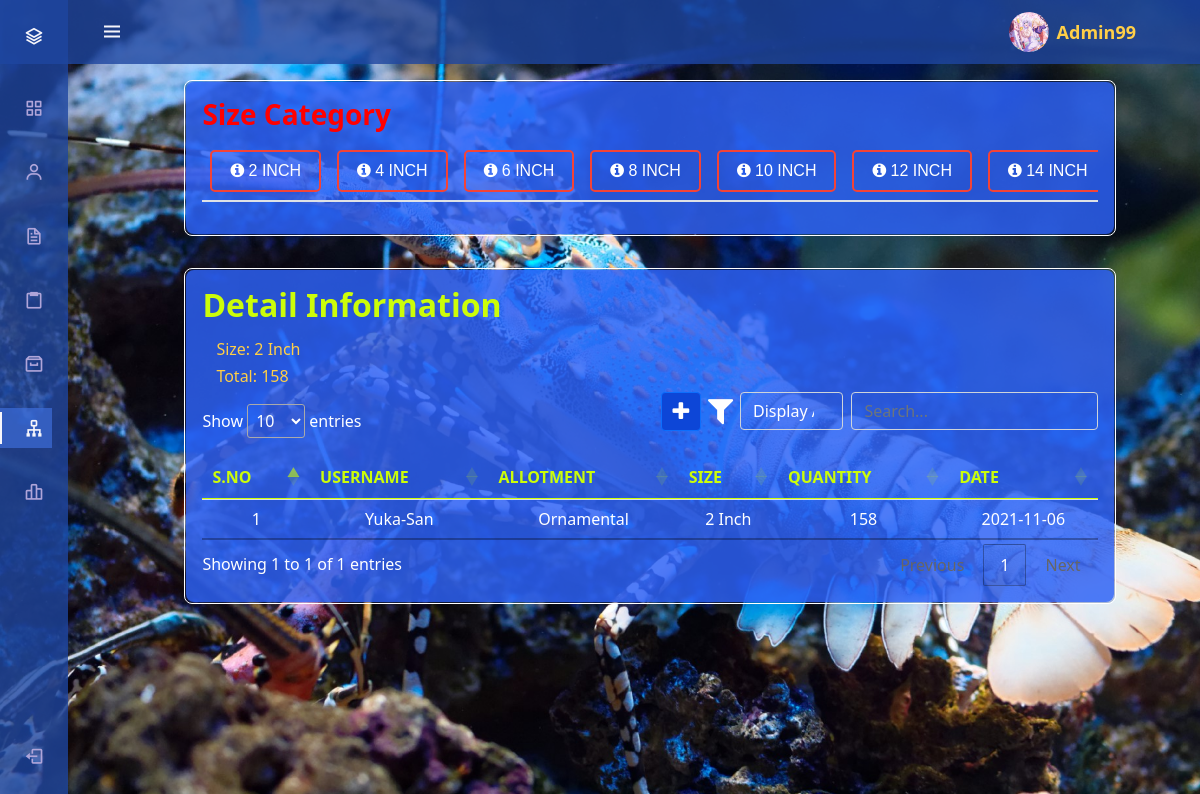
/admin_size_category.php?size_id=1 (signed in), run on the app's committed database.
### tables this page shows
CREATE TABLE `listsize` (
  `size_id` int(11) NOT NULL,
  `sizes` int(12) NOT NULL
);

CREATE TABLE `information` (
  `info_id` int(11) NOT NULL,
  `task_name` varchar(100) NOT NULL,
  `description` int(30) NOT NULL,
  `difficulty` int(30) NOT NULL,
  `date` varchar(50) NOT NULL,
  `user_id` int(10) NOT NULL,
  `nameuser` varchar(50) NOT NULL,
  `size_id` int(11) NOT NULL
);

### admin_size_category.php (the view, shortened to what this page needs)
<?php
$size_id_url = (isset($_GET['size_id']) ? $_GET['size_id'] : '');
$user_id = $_SESSION['user_id'];
$img_prof = $_SESSION['img_prof'];
?>
<head>
    <link rel="stylesheet" href="css/main5.css">
    <link rel="stylesheet" href="css/button3.css">
    <link rel="stylesheet" href="css/sidebar4.css">
    <link rel="stylesheet" href="css/hover.css">
    <link href="//maxcdn.bootstrapcdn.com/font-awesome/4.1.0/css/font-awesome.min.css" rel="stylesheet">
    <link rel="stylesheet" href="https://maxcdn.bootstrapcdn.com/bootstrap/4.0.0/css/bootstrap.min.css">
    <link rel="stylesheet" href="https://cdn.jsdelivr.net/npm/bootstrap@5.0.0-beta1/dist/css/bootstrap.min.css">
    <link rel="stylesheet" href="https://cdn.jsdelivr.net/npm/boxicons@latest/css/boxicons.min.css">
    <link rel="stylesheet" href="https://cdnjs.cloudflare.com/ajax/libs/jquery/3.2.1/jquery.min.js">
    <link rel="stylesheet" type="text/css" href="//cdn.datatables.net/1.11.3/css/jquery.dataTables.min.css">
</head>
<body id="body-pd">
<header class="header" id="header">
        <div class="header_toggle"> <i class='bx bx-menu' id="header-toggle"></i> </div>
        <div class="space">
            <div class="header_img mr-2"> <img src="img/<?php echo $img_prof ?>" alt=""> </div>
            <a style="color: #ffcf47;" title="Edit Profile" href="admin_editprofile.php?id=<?php echo $user_id;?>">
                <?php echo"<b class=hover style=font-size:18px;>". $_SESSION['username'] . "</b>";?>
            </a>
        </div>
</header>
<div class="l-navbar" id="nav-bar">
        <nav class="nav">
            <div> <a href="#" class="nav_logo"> <i class='bx bx-layer nav_logo-icon'></i> <span class="nav_logo-name">Menu</span> </a>
                <div class="nav_list">
                    <a href="admin_view.php" class="nav_link">
                        <i class='bx bx-grid-alt nav_icon'></i>
                    </a>
                        <a href="admin_listuser.php" class="nav_link">
                        <i class='bx bx-user nav_icon'></i>
                    </a>
                    <a href="admin_data.php" class="nav_link">
                        <i class='bx bx-file nav_icon'></i>
                    </a>
                    <a href="admin_sale.php" class="nav_link">
                        <i class='bx bx-clipboard nav_icon'></i>
                    </a>
                    <a href="admin_view_pond.php" class="nav_link">
                        <i class='bx bx-archive nav_icon'></i>
                    </a>
                    <a href="admin_size_detail.php" class="nav_link active">
                        <i class='bx bx-sitemap nav_icon'></i>
                    </a>
                    <a href="#" class="nav_link">
                        <i class='bx bx-bar-chart-alt-2 nav_icon'></i>
                    </a>
                </div>
            </div>
        <a href="logout.php" class="nav_link">
            <i class='bx bx-log-out nav_icon'></i>
        </a>
    </nav>
</div>
<div class="page-content page-container" id="page-content">
<div class="padding" style="margin-top: 4em;">
<div class="d-flex justify-content-center">
    <div class="col-lg-8 grid-margin stretch-card">
        <div style="border: 1px solid #fff; border-radius: 8px;">
        <div class="card" style="border-radius: 8px; background: rgba(45, 98, 245, 0.2);">
            <div class="card-body" style="background: rgba(45, 98, 245, 0.8);">
            <h3 class="card-title" style="color: red;"><b>Size Category</b></h3>
            <div class="table-responsive">
            <table class="table">
            <thead>
            <tr align='center'>
            <?php
            $server = "localhost";
            $user = "root";
            $pass = "";
            $database = "database";
            $conn = mysqli_connect($server, $user, $pass, $database) or die(mysqli_error());
                $sql = "SELECT * FROM listsize ";
                $res = mysqli_query($conn, $sql);
             if($res==true)
                {
                while($row=mysqli_fetch_assoc($res))
                {
                    $size_id = $row['size_id'];
                    $sizes = $row['sizes'];
                    ?>
        <th>
            <a class="btn btncategory button3" href="admin_size_category.php?size_id=<?php echo $size_id; ?>">
                <i class="fa fa-info-circle"></i> <?php echo $sizes; ?> Inch
            </a>
        </th>
            <?php
            }
        }
    ?>
        </tr>
    </thead>
    </table>
        </div>
        </div>
        </div>
    </div>
    </div>
    </div>
</div>
</div>
<div class="page-content page-container" id="page-content">
<div class="padding">
<div class="d-flex justify-content-center">
    <div class="col-lg-8 grid-margin stretch-card">
    <div style="border: 1px solid #fff; border-radius: 8px;">
         <div class="card" style="border-radius: 8px; background: rgba(45, 98, 245, 0.2);">
            <div class="card-body" style="background: rgba(45, 98, 245, 0.8);">
            <h2 class="card-title"><b>Detail Information</b></h2>
            <div class="table-responsive">
            <table class="table" id="category">
            <thead>
                <tr align='center'>
                    <th>S.No</th>
                    <th>Username</th>
                    <th>Allotment</th>
                    <th>Size</th>
                    <th>Quantity</th>
                    <th>Date</th>
                </tr>
            </thead>
            <tbody id="myTable">
        <?php
            $server = "localhost";
            $user = "root";
            $pass = "";
            $database = "database";
            $conn = mysqli_connect($server, $user, $pass, $database) or die(mysqli_error());
                $sql = "SELECT * FROM information WHERE size_id=$size_id_url ORDER BY info_id ASC";
                $res = mysqli_query($conn, $sql);
                $sno = $row + 1;
             if($res==true)
                {
                    $count_rows = mysqli_num_rows($res);
                    if($count_rows>0)
                    {
                        $qty= 0;
                        while($row=mysqli_fetch_assoc($res))
                        {
                            $qty += $row['difficulty'];
                            $task_name = $row['task_name'];
                            $description = $row['description'];
                            $difficulty = $row['difficulty'];
                            $date = $row['date'];
                            $username = $row['nameuser'];
                            ?>
                                <tr align='center' style="background: transparent;">
                                    <td><?php echo $sno;?></td>
                                    <td><?php echo $username;?></td>
                                    <td class="sizee" data-sizee="<?php echo $task_name;?>"><?php echo $task_name;?></td>
                                    <td><?php echo $description;?> Inch</td>
                                    <td><?php echo $difficulty;?></td>
                                    <td><?php echo $date;?></td>
                                </tr>
                            <?php
                            $sno++;
                        }?>
                        <div style="width: 100%; float: left;">
                            <div class="total" style="width: 12%;">
                                <h6 class="card-text ml-2">Size: <?php echo $description;?> Inch</h6>
                                <h6 class="card-text ml-2">Total: <?php echo $qty; ?></h6>
                            </div>
                            <div style="overflow: hidden; margin-bottom: -1.7em; width: 55%; float: right; position: relative; z-index: 1;">
                                <input type="text" class="form-control" style="float: right; width: 50%; background: transparent; color: #fff;" id="myInput" placeholder="Search...">
                                <select id="filter-sizee" class="filter form-select mr-2 ml-1" style="float: right; width: 21%; background: transparent; color: #fff;">
                                    <option value="0">Display All</option>
                                </select>
                                <i class="fa fa-filter fa-2x float-right" style="margin: 3px; color: #fff;"></i>
                                <a class="btn btn-primary mr-1" title="New Data" href="admin_add.php"><i class="fa fa-plus fa-lg"></i></a>
                            </div>
                        </div>
                        <?php
                    }
                }
            ?>
            </tbody>
            </table>
            </div>
            </div>
        </div>
        </div>
        </div>
        </div>
    </div>
</div>
</body>

### css/main5.css (style rules this page uses)
body { background-color: #f9f9fa }
.padding { padding: 1rem }
.card { box-shadow: none; -webkit-box-shadow: none; -moz-box-shadow: none; -ms-box-shadow: none; }
.card { position: relative; display: flex; flex-direction: column; min-width: 0; word-wrap: break-word; background-clip: border-box; border: 1px solid #fff; }
.card-body { border-radius: 8px; }
.card .card-title { color: #ccfd09; margin-bottom: 0.625rem; text-transform: capitalize; font-family:'Noto Sans', sans-serif; }
.table-responsive { display: block; width: 100%; overflow-x: auto; -webkit-overflow-scrolling: touch; -ms-overflow-style: -ms-autohiding-scrollbar }
.table, .jsgrid .jsgrid-table { width: 100%; max-width: 100%; margin-bottom: 1rem; background-color: transparent }
.table thead th, .jsgrid .jsgrid-table thead th { border-top: 0; border-bottom-width: 1px; text-transform: uppercase }
.table td, .jsgrid .jsgrid-table td { padding: .875rem 0.9375rem; color: #fff; }
#myInput { width: 25%; }

### css/button3.css (style rules this page uses)
.btn { -webkit-border-radius: 10; -moz-border-radius: 10; border-radius: 10px; font-family: Arial; color: #fcfcfc; font-size: 15px; background: #d93434; padding: 10px 20px 10px 20px; text-decoration: none; }
h2 { font: cursive; }

### css/sidebar4.css (style rules this page uses)
a { text-decoration: none }
.header { width: 100%; height: var(--header-height); position: fixed; top: 0; left: 0; display: flex; align-items: center; justify-content: space-between; padding: 0 1rem; background-color: rgba(30, 70, 161, 0.8); z-index: var(--z-fixed); transition: .5s; color: white; }
.space { display: flex; align-items: center; padding: 0 2rem; }
.header_toggle { color: var(--white-color); font-size: 1.5rem; cursor: pointer }
.header_img { width: 35px; height: 35px; display: flex; justify-content: center; border-radius: 50%; overflow: hidden }
.header_img img { width: 40px }
.l-navbar { position: fixed; top: 0; left: -30%; width: var(--nav-width); height: 100vh; background-color: rgba(30, 70, 161, 0.8); padding: .5rem 1rem 0 0; transition: .5s; z-index: var(--z-fixed) }
.nav { height: 100%; display: flex; flex-direction: column; justify-content: space-between; overflow: hidden }
.nav_logo, .nav_link { display: grid; grid-template-columns: max-content max-content; align-items: center; column-gap: 1rem; padding: .5rem 0 .5rem 1.5rem }
.nav_logo { margin-bottom: 2rem }
.nav_logo-icon { font-size: 1.25rem; color: var(--white-color) }
.nav_link { position: relative; color: var(--first-color-light); margin-bottom: 1.5rem; transition: .3s }
.nav_icon { font-size: 1.25rem }
.active { color: var(--white-color); background-color: rgba(62, 109, 217, 0.7); border-top-right-radius: 12px; border-bottom-right-radius: 12px; transition: .3s; }
.active::before { content: ''; position: absolute; left: 0; width: 2px; height: 32px; background-color: var(--white-color) }
@media screen and (min-width: 768px) { body { margin: calc(var(--header-height) + 1rem) 0 0 0; padding-left: calc(var(--nav-width) + 2rem) } }
@media screen and (min-width: 768px) { .header { height: calc(var(--header-height) + 1rem); padding: 0 2rem 0 calc(var(--nav-width) + 2rem) } }
@media screen and (min-width: 768px) { .header_img { width: 40px; height: 40px } }
@media screen and (min-width: 768px) { .header_img img { width: 45px } }
@media screen and (min-width: 768px) { .l-navbar { left: 0; padding: 1rem 1rem 0 0 } }

### admin_size_category.php (style rules this page uses)
body { background-image: url("back/blue_lobster1.jpg"); background-attachment: fixed; background-repeat:no-repeat; background-size:cover; }
a:hover, a, th, p { text-decoration: none; color: #ccfd09; }
.col-lg-8 { flex: 0 0 auto; width: 90%; max-width: 100%; }
.btn-primary { background-color: #0d46d7; float: right; padding: 10.5px; }
option { background-color: black; color: #fff; }
label, select { color: #fff; border: none; text-decoration: none; }
.btncategory { border: none; padding: 7px 18px; text-align: center; text-decoration: none; transition-duration: 0.4s; cursor: pointer; }
.button3 { background: transparent; color: white; border: 2px solid #f44336; border-radius: 5px; }
.total { background: transparent; color: #ffcf47; padding: 6px; }

### data on the page
listsize: sizes "2"
listsize: sizes "4"
listsize: sizes "6"
listsize: sizes "8"
listsize: sizes "10"
listsize: sizes "12"
listsize: sizes "14"
information: nameuser "Yuka-San", task_name "Ornamental", description "2", difficulty "158", date "2021-11-06"

### other printed values
$_SESSION['username'] "Admin99"
$qty "158"
